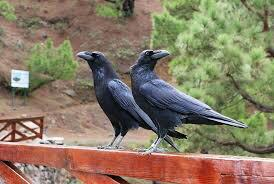
%> input picture crows.jpg, 274 x 184 px
$ octave Project.m   (GNU Octave 9; MATLAB toolbox functions it lacks are replaced by stand-ins)
%> lines starting %> are read from the running program, lines starting %| are printed output that depends on the picture; in (x1, y1, x2, y2) boxes, pixels count from 0 and x2, y2 are one past the last pixel; in counts of white or black regions, pixels touching at a corner belong together; the program's own positions count from 1
%% *|COUNTING VARIOUS OBJECTS|*

close all; clearvars; clc;

crows = imread('crows.jpg');
%> crows is the input picture: size 184x274x3 uint8; mean R, G, B 135.9, 122.7, 100.7
countCrows(crows);

eggs = imread('eggs.jpg');
countEggs(eggs);

bottles = imread('bottles.jpg');
countBottles(bottles);


%% Counting Crows

function countCrows(image)

% Reading the image and conversion to Double
image = im2double(image);

% Counting Crows
numCrows = num_of_crows(image);

% Displaying the result
display_crows(image,numCrows);

end

function numCrows = num_of_crows(image)

% Converting To Grayscale
grayImage = rgb2gray(image);

% Inverting Colors
grayImage = 1 - grayImage;

% Thresholding
grayImage(grayImage<0.6) = 0;
grayImage(grayImage>0.6) = 1;
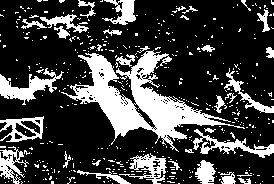
%> grayImage: size 184x274 double; values 0 (black) and 1 (white), 25% white; 417 white regions (383 under 20 px), largest, box (x1, y1, x2, y2) and area: (61, 50, 245, 152) 5401, (0, 68, 64, 105) 837, (193, 129, 274, 158) 679

% Creating binary mask
bwImage = imbinarize(grayImage);

% Removing very small connected components
bwImage = imerode(bwImage, strel('disk',1));
%> bwImage: size 184x274 logical; 13.8% white; 145 white regions (120 under 20 px), largest, box (x1, y1, x2, y2) and area: (130, 52, 221, 138) 2059, (76, 54, 151, 136) 1913, (0, 75, 55, 100) 552

% Finding the connected components
CC = bwconncomp(bwImage);
%> CC = 145 connected components
n = CC.PixelIdxList;
%> n = 145 items

% Storing the sizes of all connected components
num = zeros(length(n), 1);
for k = 1:length(n)
    num(k) = length(n{k});
end
%> this loop made 145 passes
%> after the loop, num = 145 values, max 2059 at index 72, min 1 at index 6, mean 48.01

% Finding the indices of the 5 biggest connected components
[~, sortedIndices] = sort(num, 'descend');
%> sortedIndices = 145 values, max 145 at index 145, min 1 at index 3, mean 73
fiveLargestIndices = sortedIndices(1:5);
%> fiveLargestIndices = [72; 45; 1; 65; 108]

% Calculating the average number of pixels in the 5 largest connected components
totalPixels = 0;
for k = 1:5
    totalPixels = totalPixels + length(n{fiveLargestIndices(k)});
end
%> this loop made 5 passes
%> totalPixels on passes 1 to 5: 2059, 3972, 4524, 4772, 5014

% Calculating average number of pixels of 5 largest CCs
averagePixels = round(totalPixels / 5);
%> averagePixels = 1003

% Filtering based on the calculated average
bwImage = bwareaopen(bwImage, averagePixels);
%> bwImage: size 184x274 logical; 7.9% white; 2 white regions, box (x1, y1, x2, y2) and area: (130, 52, 221, 138) 2059, (76, 54, 151, 136) 1913

% Number of Crows
CC = bwconncomp(bwImage);
%> CC = 2 connected components
numCrows = CC.NumObjects;
%> numCrows = 2

end

function display_crows(image, numCrows)
%> called with numCrows = 2

% Converting to HSV
hsv_img = rgb2hsv(image);
%> hsv_img: size 184x274x3 double; mean H, S, V 0.203, 0.332, 0.568

% Extracting the 1st channel
Hue = hsv_img(:, :, 1);

% Thresholding
binaryImage = Hue > 0.5;  % 0.5 is a good number for pictures of crows
%> binaryImage: size 184x274 logical; 14% white; 32 white regions (22 under 20 px), largest, box (x1, y1, x2, y2) and area: (77, 50, 245, 144) 5998, (11, 71, 29, 87) 233, (224, 158, 246, 184) 216

% Performing morphological operations
se = strel('disk', 3);
binaryImage = imopen(binaryImage, se);
%> binaryImage: size 184x274 logical; 13.1% white; 10 white regions (2 under 20 px), largest, box (x1, y1, x2, y2) and area: (77, 50, 231, 140) 5905, (11, 71, 28, 87) 226, (233, 159, 245, 184) 191
binaryImage = imfill(binaryImage, 'holes');
%> binaryImage: size 184x274 logical; 13.1% white; 10 white regions (2 under 20 px), largest, box (x1, y1, x2, y2) and area: (77, 50, 231, 140) 5931, (11, 71, 28, 87) 226, (233, 159, 245, 184) 191

% Finding the connected components
CC = bwconncomp(binaryImage);
%> CC = 10 connected components
n = CC.PixelIdxList;
%> n = 10 items

% Storing the sizes of all connected components
num = zeros(length(n), 1);
for k = 1:length(n)
    num(k) = length(n{k});
end
%> this loop made 10 passes
%> after the loop, num = [11; 226; 39; 31; 5931; 52; 191; 68; 65; 13]

% Finding the indices of the 5 biggest connected components
[~, sortedIndices] = sort(num, 'descend');
%> sortedIndices = [5; 2; 7; 8; 9; 6; 3; 4; 10; 1]
fiveLargestIndices = sortedIndices(1:5);
%> fiveLargestIndices = [5; 2; 7; 8; 9]

% Calculate the difference in number of pixels between adjacently largest
% connected components
pixelDifferences = zeros(4, 1);
for i = 1:4
    indx1 = fiveLargestIndices(i);
    indx2 = fiveLargestIndices(i+1);
    pixelDiff = abs(num(indx1) - num(indx2));
    pixelDifferences(i) = pixelDiff;

    % For pixel difference values greater than 4200 (larger connected
    % components do not differ that much)
    if pixelDiff > 4200
        % Creating binary mask with only the connected components before
        % the exceeding difference value
        filteredImage = false(size(binaryImage));
        for k = 1:i
            filteredImage(n{fiveLargestIndices(k)}) = true;
        end

        % End the loop
        break;
    end
end
%> this loop made 1 pass
%> (indx1, indx2, pixelDiff) on pass 1: (5, 2, 5705)
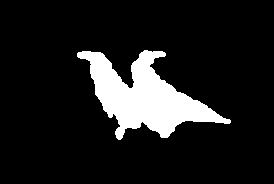
%> filteredImage: size 184x274 logical; 11.8% white; 1 white region, box (x1, y1, x2, y2) and area: (77, 50, 231, 140) 5931
%> after the loop, pixelDifferences = [5705; 0; 0; 0]

% Displaying the Results
newImage = image.*filteredImage;
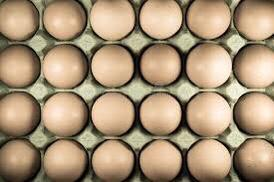
%> input picture eggs.jpg, 274 x 182 px
%> further down, eggs is the input picture: size 182x274x3 uint8; mean R, G, B 168.3, 146.5, 118.9
figure('windowstate','maximized')
subplot(131), imshow(image), title('Original Image','fontsize',18)
subplot(132), imshow(filteredImage), title('Generated Mask','fontsize',18)
subplot(133), imshow(newImage), title('Crows Filtered','fontsize',18), xlabel(['Number of Crows = ',num2str(numCrows)],'fontsize', 14)

end


%% Counting Eggs

function countEggs(image)

% Reading the image and conversion to Double
image = im2double(image);
%> image: size 182x274x3 double

% Generating Binary Mask
binaryImage = eggsMask(image);

% Counting Eggs
numEggs = num_of_eggs(binaryImage);

% Displaying the result
display_eggs(image,binaryImage,numEggs);

end

function binaryImage = eggsMask(image)

ycbcrImage = rgb2ycbcr(image);
%> ycbcrImage: size 182x274x3 double; mean of channels 1, 2, 3 0.568, 0.442, 0.547

Cr = ycbcrImage(:,:,3);

binaryImage = Cr > 0.535;
%> binaryImage: size 182x274 logical; 67.4% white; 17 black regions (7 under 20 px), largest, box (x1, y1, x2, y2) and area: (0, 0, 274, 182) 15433, (224, 0, 244, 13) 145, (256, 34, 274, 51) 129

se = strel('line',10,0);
binaryImage = imerode(binaryImage,se);
%> binaryImage: size 182x274 logical; 48.4% white; 22 white regions, largest, box (x1, y1, x2, y2) and area: (191, 0, 274, 40) 2203, (96, 92, 130, 181) 2029, (95, 0, 131, 40) 1166
se = strel('disk',1);
binaryImage = imerode(binaryImage,se);
%> binaryImage: size 182x274 logical; 43.3% white; 23 white regions, largest, box (x1, y1, x2, y2) and area: (192, 0, 274, 39) 1996, (96, 0, 130, 39) 1068, (47, 94, 81, 135) 1032
se = strel('disk',3);
binaryImage = imopen(binaryImage,se);
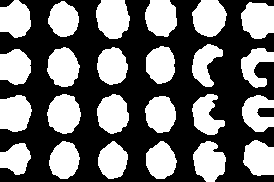
%> binaryImage: size 182x274 logical; 42.9% white; 24 white regions, largest, box (x1, y1, x2, y2) and area: (96, 0, 130, 39) 1065, (47, 94, 81, 134) 1026, (192, 0, 227, 37) 991
binaryImage = imfill(binaryImage, 'holes');

end

function numEggs = num_of_eggs(binaryImage)

CC = bwconncomp(binaryImage);
%> CC = 24 connected components
numEggs = CC.NumObjects;
%> numEggs = 24

end

function display_eggs(image, binaryImage, numEggs)
%> called with numEggs = 24

newImage = image.*binaryImage;
%> newImage: size 182x274x3 double
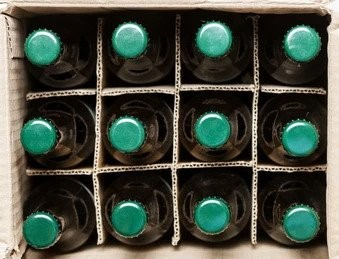
%> input picture bottles.jpg, 339 x 259 px
%> further down, bottles is the input picture: size 259x339x3 uint8; mean R, G, B 72.2, 77.3, 65.5
figure('windowstate', 'maximized')
subplot(131), imshow(image), title('Original Image','fontsize',18)
subplot(132), imshow(binaryImage), title('Generated Mask','fontsize',18)
subplot(133), imshow(newImage), title('Eggs Filtered','fontsize',18), xlabel(['Number of Eggs = ',num2str(numEggs)],'fontsize', 14)

end


%% Counting Bottles

function countBottles(image)

% Reading the image and conversion to Double
image = im2double(image);
%> image: size 259x339x3 double

% Generating Binary Mask
binaryImage = bottlesMask(image);

% Counting Bottles
numBottles = num_of_bottles(binaryImage);

% Displaying the result
display_bottles(image,binaryImage,numBottles);

end

function binaryImage = bottlesMask(image)

% Converting to HSV
hsvImage = rgb2hsv(image);
%> hsvImage: size 259x339x3 double; mean H, S, V 0.155, 0.517, 0.334

% Extracting 1st Channel
hue = hsvImage(:,:,1);
saturation = hsvImage(:, :, 2);
value = hsvImage(:, :, 3);

% Defining thresholding range according to Green color
hue_low = 0.3529;   % 90
hue_high = 0.5850;  % 150
saturation_low = 0.2;
saturation_high = 1;
value_low = 0.2;
value_high = 1;

% Thresholding the image to extract the Green color
binaryImage = (hue >= hue_low) & (hue <= hue_high) & ...
              (saturation >= saturation_low) & (saturation <= saturation_high) & ...
              (value >= value_low) & (value <= value_high);
%> binaryImage: size 259x339 logical; 14% white; 16 white regions (4 under 20 px), largest, box (x1, y1, x2, y2) and area: (281, 118, 319, 157) 1085, (193, 196, 231, 233) 1057, (282, 204, 320, 241) 1042

% Performing Morphological Opening to filter small Connected Components
se = strel('disk',3);
binaryImage = imopen(binaryImage, se);
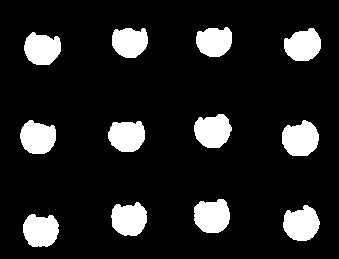
%> binaryImage: size 259x339 logical; 12.9% white; 12 white regions, largest, box (x1, y1, x2, y2) and area: (282, 120, 319, 156) 1018, (194, 199, 230, 233) 991, (194, 114, 232, 148) 981

end

function numBottles = num_of_bottles(binaryImage)

CC = bwconncomp(binaryImage);
%> CC = 12 connected components
numBottles  = CC.NumObjects;
%> numBottles = 12

end

function display_bottles(image, binaryImage, numBottles)
%> called with numBottles = 12

newImage = image.*binaryImage;
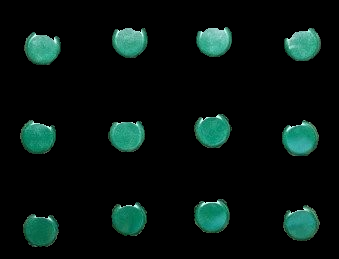
%> newImage: size 259x339x3 double; mean R, G, B 0.0245, 0.0713, 0.0588
figure('windowstate', 'maximized')
subplot(131), imshow(image), title('Original Image','fontsize',18)
subplot(132), imshow(binaryImage), title('Generated Mask','fontsize',18)
subplot(133), imshow(newImage), title('Bottles Filtered','fontsize',18), xlabel(['Number of Bottles = ',num2str(numBottles)],'fontsize', 14)

end
